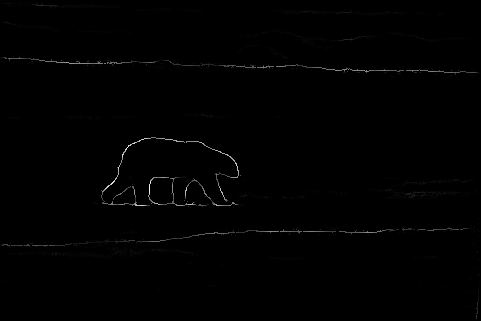
#> input picture data/nms/test/100007.png, 481 x 321 px; its folder holds only this picture in this run
$ python demo.py
#> lines starting #> are read from the running program, lines starting #| are printed output that depends on the picture
import numpy as np
from EdgeEval import EdgeEval
from scipy import io, misc
import matplotlib.pyplot as plt
import os, sys
from skimage.morphology import thin
from collections import Counter
from tqdm import tqdm
from imageio import imread, imsave
import time


# [53 lines left out: functions getPRGT, boundaryPR, not called in this run]


if __name__ == '__main__':

    datapath = '../data'
    gtpath = os.path.join(datapath, 'gt/test')
    predpath = os.path.join(datapath, 'nms/test')
    evalpath = os.path.join(datapath, 'eval')
    resultpath = os.path.join(datapath, 'results')
    os.makedirs(evalpath, exist_ok=True)
    os.makedirs(resultpath, exist_ok=True)

    ids = sorted([int(fn[:-4]) for fn in os.listdir(predpath) if 'png' in fn])
    for imgId in tqdm(ids):
        print("Processing img %d" % imgId)
        pb = imread(os.path.join(predpath, '%d.png'%imgId)).astype(np.double)
#> pb: shape (321, 481) float64; min 0, max 255, mean 1.3
        pb /= 255.  # normalize value to [0,1]
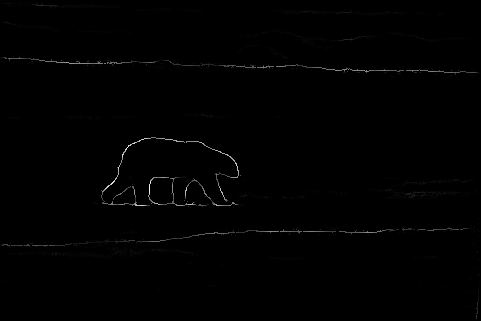
#> pb: shape (321, 481) float64; min 0, max 1, mean 0.00496

#> (the run stopped early here; a loop or call above may not have finished)

$ run again, on data/nms/test/104010.png
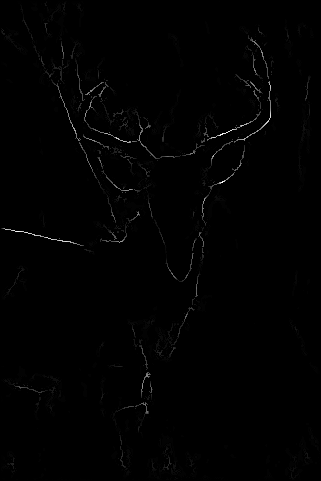
#> input picture data/nms/test/104010.png, 321 x 481 px
#> `pb /= 255.`:
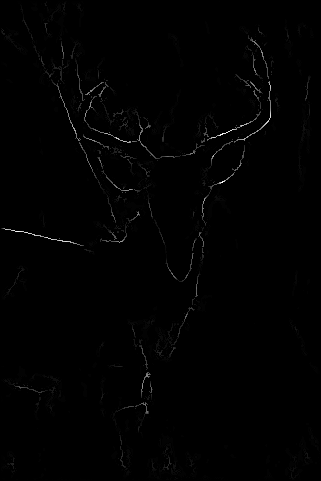
#> pb: shape (481, 321) float64; min 0, max 1, mean 0.006

$ run again, on data/nms/test/105027.png
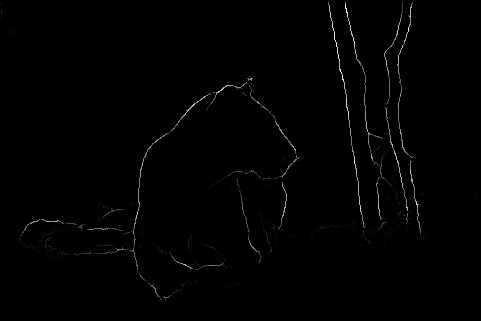
#> input picture data/nms/test/105027.png, 481 x 321 px
#> `pb /= 255.`:
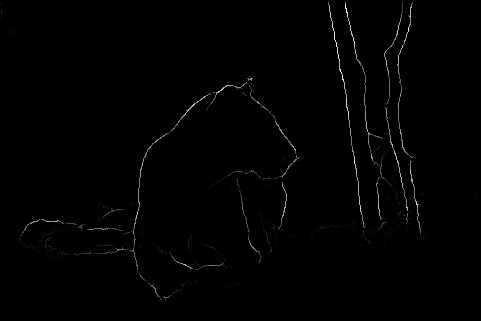
#> pb: shape (321, 481) float64; min 0, max 1, mean 0.00693

$ run again, on data/nms/test/107045.png
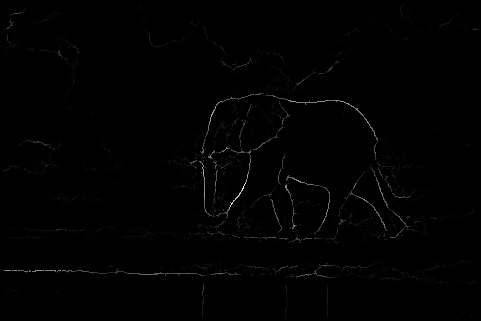
#> input picture data/nms/test/107045.png, 481 x 321 px
#> `pb /= 255.`:
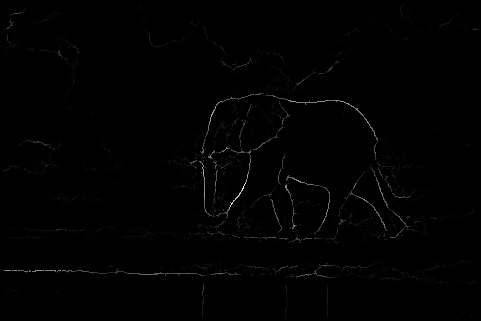
#> pb: shape (321, 481) float64; min 0, max 1, mean 0.00564

$ run again, on data/nms/test/101084.png
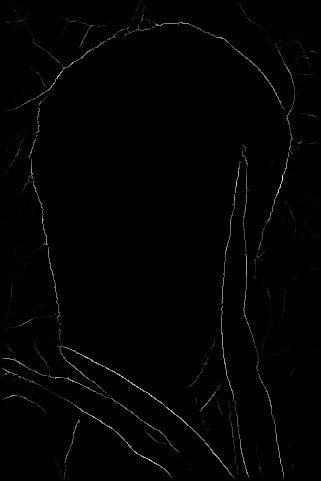
#> input picture data/nms/test/101084.png, 321 x 481 px
#> `pb /= 255.`:
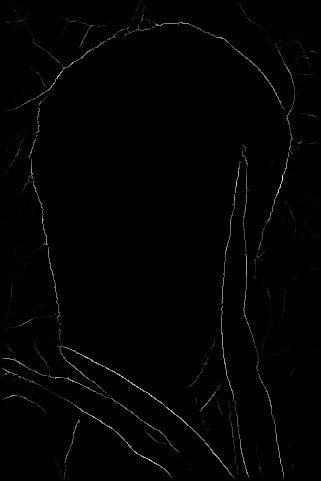
#> pb: shape (481, 321) float64; min 0, max 1, mean 0.00833
